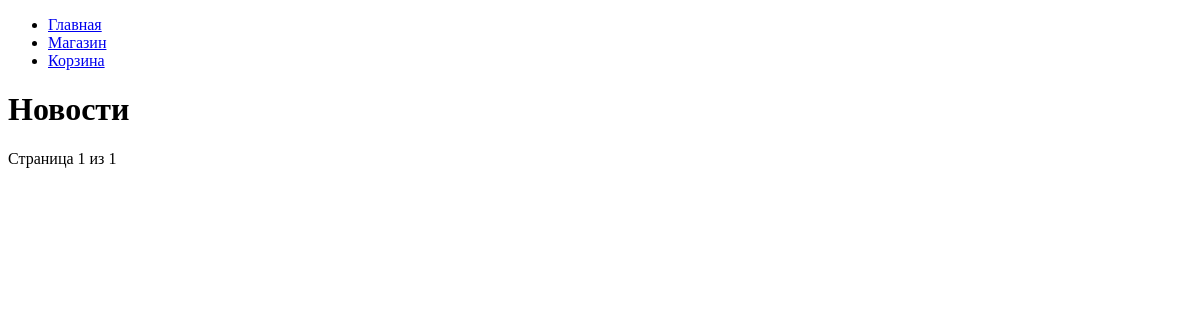
Before: /platform/news/ with the older database file.
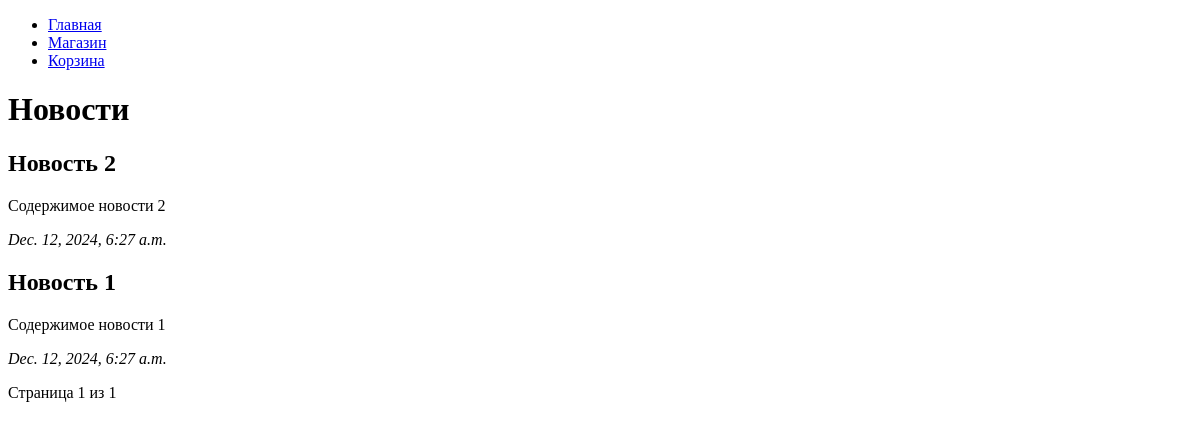
After: the same page with the newer database file.
### task1/models.py (models this page shows, shortened)
class News(models.Model):
    title = models.CharField(max_length=200)  # Заголовок новости
    content = models.TextField()              # Содержимое новости
    date = models.DateTimeField(auto_now_add=True)  # Дата добавления

### task1/views.py (the view)
# urls.py: path('platform/news/', views.news, name='news'),  # Новости
def news(request):
    all_news = News.objects.all().order_by('-date')  # Сортировка по дате, последние новости первыми
    paginator = Paginator(all_news, 5)  # 5 новостей на страницу
    page_number = request.GET.get('page')  # Получение текущей страницы
    news_page = paginator.get_page(page_number)  # Объект текущей страницы
    return render(request, 'fourth_task/news.html', {'news': news_page})

### templates/fourth_task/news.html (shortened to what this page needs)
{% extends 'fourth_task/menu.html' %}
{% block menu %}
{{ block.super }}
{% endblock %}
{% block content %}
    <h1>Новости</h1>
    {% for new in news %}
        <div>
            <h2>{{ new.title }}</h2>
            <p>{{ new.content }}</p>
            <p><em>{{ new.date }}</em></p>
        </div>
    {% endfor %}
    <div>
        <span>Страница {{ news.number }} из {{ news.paginator.num_pages }}</span>
    </div>
{% endblock %}

Changed rows visible on the page:
added News: title "Новость 2", content "Содержимое новости 2", date "Dec. 12, 2024, 6:27 a.m."
added News: title "Новость 1", content "Содержимое новости 1", date "Dec. 12, 2024, 6:27 a.m."
